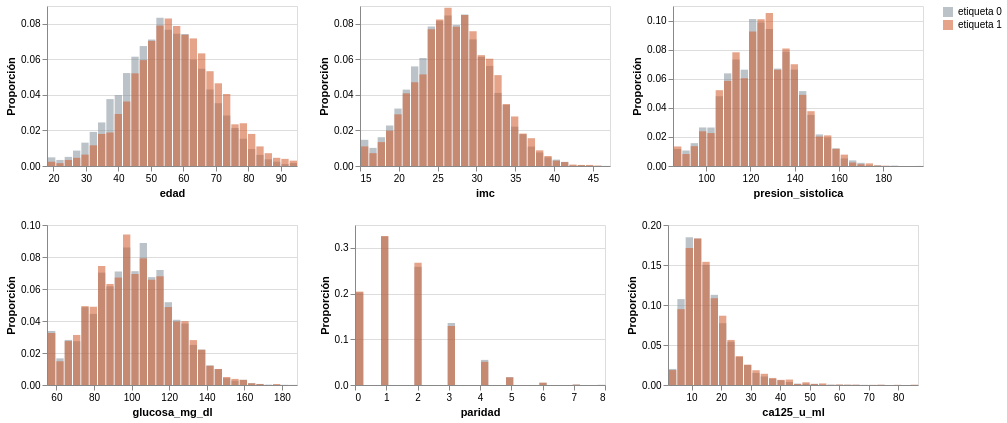

The code cell stored with this chart in its notebook:
### Code cell
def histograma(col, bins=30):
    edges = np.histogram_bin_edges(df[col].dropna(), bins=bins)
    partes = []
    for clase, grupo in df.groupby(TARGET_COLUMN):
        conteo, _ = np.histogram(grupo[col].dropna(), bins=edges)
        partes.append(pd.DataFrame({"desde": edges[:-1], "hasta": edges[1:], "densidad": conteo / conteo.sum(),
                                    "clase": f"etiqueta {int(clase)}"}))
    datos = pd.concat(partes)
    return alt.Chart(datos).mark_bar(opacity=.55).encode(
        x=alt.X("desde:Q", title=col, bin="binned"), x2="hasta:Q",
        y=alt.Y("densidad:Q", title="Proporción", stack=None),
        color=alt.Color("clase:N", scale=alt.Scale(range=["#83939d", "#d0592b"]), title=None),
    ).properties(width=250, height=160)

alt.vconcat(*[alt.hconcat(*[histograma(c) for c in NUMERIC_FEATURES[i:i + 3]]) for i in (0, 3)])

### Figure 1 — Vega-Lite specification as saved in the notebook (floating-point values rounded to 4 significant figures)
{"config": {"view": {"continuousWidth": 300, "continuousHeight": 300}}, "vconcat": [{"hconcat": [{"data": {"name": "data-c2eccd5d7e22f305430f96b1452d1e4f"}, "mark": {"type": "bar", "opacity": 0.55}, "encoding": {"color": {"field": "clase", "scale": {"range": ["#83939d", "#d0592b"]}, "title": null, "type": "nominal"}, "x": {"bin": "binned", "field": "desde", "title": "edad", "type": "quantitative"}, "x2": {"field": "hasta"}, "y": {"field": "densidad", "stack": null, "title": "Proporción", "type": "quantitative"}}, "height": 160, "width": 250}, {"data": {"name": "data-fd7aceaee66852ea07a89d230ca204d2"}, "mark": {"type": "bar", "opacity": 0.55}, "encoding": {"color": {"field": "clase", "scale": {"range": ["#83939d", "#d0592b"]}, "title": null, "type": "nominal"}, "x": {"bin": "binned", "field": "desde", "title": "imc", "type": "quantitative"}, "x2": {"field": "hasta"}, "y": {"field": "densidad", "stack": null, "title": "Proporción", "type": "quantitative"}}, "height": 160, "width": 250}, {"data": {"name": "data-d06039dcea4a4a1e58eb2d19b76238d2"}, "mark": {"type": "bar", "opacity": 0.55}, "encoding": {"color": {"field": "clase", "scale": {"range": ["#83939d", "#d0592b"]}, "title": null, "type": "nominal"}, "x": {"bin": "binned", "field": "desde", "title": "presion_sistolica", "type": "quantitative"}, "x2": {"field": "hasta"}, "y": {"field": "densidad", "stack": null, "title": "Proporción", "type": "quantitative"}}, "height": 160, "width": 250}]}, {"hconcat": [{"data": {"name": "data-25e2028257b678cc25b3a39dc96c053f"}, "mark": {"type": "bar", "opacity": 0.55}, "encoding": {"color": {"field": "clase", "scale": {"range": ["#83939d", "#d0592b"]}, "title": null, "type": "nominal"}, "x": {"bin": "binned", "field": "desde", "title": "glucosa_mg_dl", "type": "quantitative"}, "x2": {"field": "hasta"}, "y": {"field": "densidad", "stack": null, "title": "Proporción", "type": "quantitative"}}, "height": 160, "width": 250}, {"data": {"name": "data-94b1153098d917eb668b7daf77f3ea5f"}, "mark": {"type": "bar", "opacity": 0.55}, "encoding": {"color": {"field": "clase", "scale": {"range": ["#83939d", "#d0592b"]}, "title": null, "type": "nominal"}, "x": {"bin": "binned", "field": "desde", "title": "paridad", "type": "quantitative"}, "x2": {"field": "hasta"}, "y": {"field": "densidad", "stack": null, "title": "Proporción", "type": "quantitative"}}, "height": 160, "width": 250}, {"data": {"name": "data-4c4b492586327852fd47fd9950d8c129"}, "mark": {"type": "bar", "opacity": 0.55}, "encoding": {"color": {"field": "clase", "scale": {"range": ["#83939d", "#d0592b"]}, "title": null, "type": "nominal"}, "x": {"bin": "binned", "field": "desde", "title": "ca125_u_ml", "type": "quantitative"}, "x2": {"field": "hasta"}, "y": {"field": "densidad", "stack": null, "title": "Proporción", "type": "quantitative"}}, "height": 160, "width": 250}]}], "$schema": "https://vega.github.io/schema/vega-lite/v6.4.1.json", "datasets": {"data-c2eccd5d7e22f305430f96b1452d1e4f": [{"desde": 18.0, "hasta": 20.57, "densidad": 0.004863, "clase": "etiqueta 0"}, {"desde": 20.57, "hasta": 23.13, "densidad": 0.003397, "clase": "etiqueta 0"}, {"desde": 23.13, "hasta": 25.7, "densidad": 0.005129, "clase": "etiqueta 0"}, {"desde": 25.7, "hasta": 28.27, "densidad": 0.00866, "clase": "etiqueta 0"}, {"desde": 28.27, "hasta": 30.83, "densidad": 0.01312, "clase": "etiqueta 0"}, {"desde": 30.83, "hasta": 33.4, "densidad": 0.01918, "clase": "etiqueta 0"}, {"desde": 33.4, "hasta": 35.97, "densidad": 0.02451, "clase": "etiqueta 0"}, {"desde": 35.97, "hasta": 38.53, "densidad": 0.03764, "clase": "etiqueta 0"}, {"desde": 38.53, "hasta": 41.1, "densidad": 0.0399, "clase": "etiqueta 0"}, {"desde": 41.1, "hasta": 43.67, "densidad": 0.05229, "clase": "etiqueta 0"}, {"desde": 43.67, "hasta": 46.23, "densidad": 0.06148, "clase": "etiqueta 0"}, {"desde": 46.23, "hasta": 48.8, "densidad": 0.06748, "clase": "etiqueta 0"}, {"desde": 48.8, "hasta": 51.37, "densidad": 0.07114, "clase": "etiqueta 0"}, {"desde": 51.37, "hasta": 53.93, "densidad": 0.08333, "clase": "etiqueta 0"}, {"desde": 53.93, "hasta": 56.5, "densidad": 0.07667, "clase": "etiqueta 0"}, {"desde": 56.5, "hasta": 59.07, "densidad": 0.07441, "clase": "etiqueta 0"}, {"desde": 59.07, "hasta": 61.63, "densidad": 0.07427, "clase": "etiqueta 0"}, {"desde": 61.63, "hasta": 64.2, "densidad": 0.05975, "clase": "etiqueta 0"}, {"desde": 64.2, "hasta": 66.77, "densidad": 0.05469, "clase": "etiqueta 0"}, {"desde": 66.77, "hasta": 69.33, "densidad": 0.04303, "clase": "etiqueta 0"}, {"desde": 69.33, "hasta": 71.9, "densidad": 0.03531, "clase": "etiqueta 0"}, {"desde": 71.9, "hasta": 74.47, "densidad": 0.02838, "clase": "etiqueta 0"}, {"desde": 74.47, "hasta": 77.03, "densidad": 0.02138, "clase": "etiqueta 0"}, {"desde": 77.03, "hasta": 79.6, "densidad": 0.01532, "clase": "etiqueta 0"}, {"desde": 79.6, "hasta": 82.17, "densidad": 0.009526, "clase": "etiqueta 0"}, {"desde": 82.17, "hasta": 84.73, "densidad": 0.006262, "clase": "etiqueta 0"}, {"desde": 84.73, "hasta": 87.3, "densidad": 0.00373, "clase": "etiqueta 0"}, {"desde": 87.3, "hasta": 89.87, "densidad": 0.002398, "clase": "etiqueta 0"}, {"desde": 89.87, "hasta": 92.43, "densidad": 0.001066, "clase": "etiqueta 0"}, {"desde": 92.43, "hasta": 95.0, "densidad": 0.001665, "clase": "etiqueta 0"}, {"desde": 18.0, "hasta": 20.57, "densidad": 0.002406, "clase": "etiqueta 1"}, {"desde": 20.57, "hasta": 23.13, "densidad": 0.001604, "clase": "etiqueta 1"}, {"desde": 23.13, "hasta": 25.7, "densidad": 0.003408, "clase": "etiqueta 1"}, {"desde": 25.7, "hasta": 28.27, "densidad": 0.004611, "clase": "etiqueta 1"}, {"desde": 28.27, "hasta": 30.83, "densidad": 0.006415, "clase": "etiqueta 1"}, {"desde": 30.83, "hasta": 33.4, "densidad": 0.01163, "clase": "etiqueta 1"}, {"desde": 33.4, "hasta": 35.97, "densidad": 0.01804, "clase": "etiqueta 1"}, {"desde": 35.97, "hasta": 38.53, "densidad": 0.01885, "clase": "etiqueta 1"}, {"desde": 38.53, "hasta": 41.1, "densidad": 0.02927, "clase": "etiqueta 1"}, {"desde": 41.1, "hasta": 43.67, "densidad": 0.03629, "clase": "etiqueta 1"}, {"desde": 43.67, "hasta": 46.23, "densidad": 0.05213, "clase": "etiqueta 1"}, {"desde": 46.23, "hasta": 48.8, "densidad": 0.05954, "clase": "etiqueta 1"}, {"desde": 48.8, "hasta": 51.37, "densidad": 0.07037, "clase": "etiqueta 1"}, {"desde": 51.37, "hasta": 53.93, "densidad": 0.07899, "clase": "etiqueta 1"}, {"desde": 53.93, "hasta": 56.5, "densidad": 0.083, "clase": "etiqueta 1"}, {"desde": 56.5, "hasta": 59.07, "densidad": 0.07879, "clase": "etiqueta 1"}, {"desde": 59.07, "hasta": 61.63, "densidad": 0.07378, "clase": "etiqueta 1"}, {"desde": 61.63, "hasta": 64.2, "densidad": 0.07177, "clase": "etiqueta 1"}, {"desde": 64.2, "hasta": 66.77, "densidad": 0.06335, "clase": "etiqueta 1"}, {"desde": 66.77, "hasta": 69.33, "densidad": 0.05333, "clase": "etiqueta 1"}, {"desde": 69.33, "hasta": 71.9, "densidad": 0.04651, "clase": "etiqueta 1"}, {"desde": 71.9, "hasta": 74.47, "densidad": 0.0405, "clase": "etiqueta 1"}, {"desde": 74.47, "hasta": 77.03, "densidad": 0.02346, "clase": "etiqueta 1"}, {"desde": 77.03, "hasta": 79.6, "densidad": 0.02406, "clase": "etiqueta 1"}, {"desde": 79.6, "hasta": 82.17, "densidad": 0.01804, "clase": "etiqueta 1"}, {"desde": 82.17, "hasta": 84.73, "densidad": 0.01103, "clase": "etiqueta 1"}, {"desde": 84.73, "hasta": 87.3, "densidad": 0.007217, "clase": "etiqueta 1"}, {"desde": 87.3, "hasta": 89.87, "densidad": 0.004611, "clase": "etiqueta 1"}, {"desde": 89.87, "hasta": 92.43, "densidad": 0.00401, "clase": "etiqueta 1"}, {"desde": 92.43, "hasta": 95.0, "densidad": 0.003007, "clase": "etiqueta 1"}], "data-fd7aceaee66852ea07a89d230ca204d2": [{"desde": 15.0, "hasta": 16.07, "densidad": 0.01472, "clase": "etiqueta 0"}, {"desde": 16.07, "hasta": 17.15, "densidad": 0.01019, "clase": "etiqueta 0"}, {"desde": 17.15, "hasta": 18.22, "densidad": 0.01619, "clase": "etiqueta 0"}, {"desde": 18.22, "hasta": 19.29, "densidad": 0.02278, "clase": "etiqueta 0"}, {"desde": 19.29, "hasta": 20.37, "densidad": 0.03231, "clase": "etiqueta 0"}, {"desde": 20.37, "hasta": 21.44, "densidad": 0.04297, "clase": "etiqueta 0"}, {"desde": 21.44, "hasta": 22.51, "densidad": 0.05602, "clase": "etiqueta 0"}, {"desde": 22.51, "hasta": 23.59, "densidad": 0.06075, "clase": "etiqueta 0"}, {"desde": 23.59, "hasta": 24.66, "densidad": 0.07854, "clase": "etiqueta 0"}, {"desde": 24.66, "hasta": 25.73, "densidad": 0.08167, "clase": "etiqueta 0"}, {"desde": 25.73, "hasta": 26.81, "densidad": 0.0846, "clase": "etiqueta 0"}, {"desde": 26.81, "hasta": 27.88, "densidad": 0.07934, "clase": "etiqueta 0"}, {"desde": 27.88, "hasta": 28.95, "densidad": 0.0852, "clase": "etiqueta 0"}, {"desde": 28.95, "hasta": 30.03, "densidad": 0.07121, "clase": "etiqueta 0"}, {"desde": 30.03, "hasta": 31.1, "densidad": 0.06142, "clase": "etiqueta 0"}, {"desde": 31.1, "hasta": 32.17, "densidad": 0.05629, "clase": "etiqueta 0"}, {"desde": 32.17, "hasta": 33.25, "densidad": 0.0411, "clase": "etiqueta 0"}, {"desde": 33.25, "hasta": 34.32, "densidad": 0.03431, "clase": "etiqueta 0"}, {"desde": 34.32, "hasta": 35.39, "densidad": 0.02212, "clase": "etiqueta 0"}, {"desde": 35.39, "hasta": 36.47, "densidad": 0.01792, "clase": "etiqueta 0"}, {"desde": 36.47, "hasta": 37.54, "densidad": 0.01092, "clase": "etiqueta 0"}, {"desde": 37.54, "hasta": 38.61, "densidad": 0.007594, "clase": "etiqueta 0"}, {"desde": 38.61, "hasta": 39.69, "densidad": 0.004863, "clase": "etiqueta 0"}, {"desde": 39.69, "hasta": 40.76, "densidad": 0.003597, "clase": "etiqueta 0"}, {"desde": 40.76, "hasta": 41.83, "densidad": 0.002331, "clase": "etiqueta 0"}, {"desde": 41.83, "hasta": 42.91, "densidad": 0.0002665, "clase": "etiqueta 0"}, {"desde": 42.91, "hasta": 43.98, "densidad": 0.0003997, "clase": "etiqueta 0"}, {"desde": 43.98, "hasta": 45.05, "densidad": 0.0001998, "clase": "etiqueta 0"}, {"desde": 45.05, "hasta": 46.13, "densidad": 0.0001332, "clase": "etiqueta 0"}, {"desde": 46.13, "hasta": 47.2, "densidad": 6.661e-05, "clase": "etiqueta 0"}, {"desde": 15.0, "hasta": 16.07, "densidad": 0.01103, "clase": "etiqueta 1"}, {"desde": 16.07, "hasta": 17.15, "densidad": 0.007217, "clase": "etiqueta 1"}, {"desde": 17.15, "hasta": 18.22, "densidad": 0.01343, "clase": "etiqueta 1"}, {"desde": 18.22, "hasta": 19.29, "densidad": 0.01985, "clase": "etiqueta 1"}, {"desde": 19.29, "hasta": 20.37, "densidad": 0.02907, "clase": "etiqueta 1"}, {"desde": 20.37, "hasta": 21.44, "densidad": 0.0409, "clase": "etiqueta 1"}, {"desde": 21.44, "hasta": 22.51, "densidad": 0.04711, "clase": "etiqueta 1"}, {"desde": 22.51, "hasta": 23.59, "densidad": 0.05152, "clase": "etiqueta 1"}, {"desde": 23.59, "hasta": 24.66, "densidad": 0.07698, "clase": "etiqueta 1"}, {"desde": 24.66, "hasta": 25.73, "densidad": 0.0824, "clase": "etiqueta 1"}, {"desde": 25.73, "hasta": 26.81, "densidad": 0.08901, "clase": "etiqueta 1"}, {"desde": 26.81, "hasta": 27.88, "densidad": 0.07839, "clase": "etiqueta 1"}, {"desde": 27.88, "hasta": 28.95, "densidad": 0.085, "clase": "etiqueta 1"}, {"desde": 28.95, "hasta": 30.03, "densidad": 0.07578, "clase": "etiqueta 1"}, {"desde": 30.03, "hasta": 31.1, "densidad": 0.06235, "clase": "etiqueta 1"}, {"desde": 31.1, "hasta": 32.17, "densidad": 0.06034, "clase": "etiqueta 1"}, {"desde": 32.17, "hasta": 33.25, "densidad": 0.05112, "clase": "etiqueta 1"}, {"desde": 33.25, "hasta": 34.32, "densidad": 0.03488, "clase": "etiqueta 1"}, {"desde": 34.32, "hasta": 35.39, "densidad": 0.02787, "clase": "etiqueta 1"}, {"desde": 35.39, "hasta": 36.47, "densidad": 0.01824, "clase": "etiqueta 1"}, {"desde": 36.47, "hasta": 37.54, "densidad": 0.01564, "clase": "etiqueta 1"}, {"desde": 37.54, "hasta": 38.61, "densidad": 0.008821, "clase": "etiqueta 1"}, {"desde": 38.61, "hasta": 39.69, "densidad": 0.005613, "clase": "etiqueta 1"}, {"desde": 39.69, "hasta": 40.76, "densidad": 0.003007, "clase": "etiqueta 1"}, {"desde": 40.76, "hasta": 41.83, "densidad": 0.002205, "clase": "etiqueta 1"}, {"desde": 41.83, "hasta": 42.91, "densidad": 0.0008019, "clase": "etiqueta 1"}, {"desde": 42.91, "hasta": 43.98, "densidad": 0.0006014, "clase": "etiqueta 1"}, {"desde": 43.98, "hasta": 45.05, "densidad": 0.0006014, "clase": "etiqueta 1"}, {"desde": 45.05, "hasta": 46.13, "densidad": 0.0002005, "clase": "etiqueta 1"}, {"desde": 46.13, "hasta": 47.2, "densidad": 0.0, "clase": "etiqueta 1"}], "data-d06039dcea4a4a1e58eb2d19b76238d2": [{"desde": 85.0, "hasta": 88.77, "densidad": 0.01166, "clase": "etiqueta 0"}, {"desde": 88.77, "hasta": 92.53, "densidad": 0.01066, "clase": "etiqueta 0"}, {"desde": 92.53, "hasta": 96.3, "densidad": 0.01572, "clase": "etiqueta 0"}, {"desde": 96.3, "hasta": 100.1, "densidad": 0.02651, "clase": "etiqueta 0"}, {"desde": 100.1, "hasta": 103.8, "densidad": 0.02645, "clase": "etiqueta 0"}, {"desde": 103.8, "hasta": 107.6, "densidad": 0.04796, "clase": "etiqueta 0"}, {"desde": 107.6, "hasta": 111.4, "densidad": 0.06368, "clase": "etiqueta 0"}, {"desde": 111.4, "hasta": 115.1, "densidad": 0.07321, "clase": "etiqueta 0"}, {"desde": 115.1, "hasta": 118.9, "densidad": 0.06621, "clase": "etiqueta 0"}, {"desde": 118.9, "hasta": 122.7, "densidad": 0.101, "clase": "etiqueta 0"}, {"desde": 122.7, "hasta": 126.4, "densidad": 0.09859, "clase": "etiqueta 0"}, {"desde": 126.4, "hasta": 130.2, "densidad": 0.09426, "clase": "etiqueta 0"}, {"desde": 130.2, "hasta": 134.0, "densidad": 0.06695, "clase": "etiqueta 0"}, {"desde": 134.0, "hasta": 137.7, "densidad": 0.07854, "clase": "etiqueta 0"}, {"desde": 137.7, "hasta": 141.5, "densidad": 0.06628, "clase": "etiqueta 0"}, {"desde": 141.5, "hasta": 145.3, "densidad": 0.05149, "clase": "etiqueta 0"}, {"desde": 145.3, "hasta": 149.0, "densidad": 0.03511, "clase": "etiqueta 0"}, {"desde": 149.0, "hasta": 152.8, "densidad": 0.02172, "clase": "etiqueta 0"}, {"desde": 152.8, "hasta": 156.6, "densidad": 0.01945, "clase": "etiqueta 0"}, {"desde": 156.6, "hasta": 160.3, "densidad": 0.01212, "clase": "etiqueta 0"}, {"desde": 160.3, "hasta": 164.1, "densidad": 0.005196, "clase": "etiqueta 0"}, {"desde": 164.1, "hasta": 167.9, "densidad": 0.003864, "clase": "etiqueta 0"}, {"desde": 167.9, "hasta": 171.6, "densidad": 0.002198, "clase": "etiqueta 0"}, {"desde": 171.6, "hasta": 175.4, "densidad": 0.0003997, "clase": "etiqueta 0"}, {"desde": 175.4, "hasta": 179.2, "densidad": 0.0003997, "clase": "etiqueta 0"}, {"desde": 179.2, "hasta": 182.9, "densidad": 6.661e-05, "clase": "etiqueta 0"}, {"desde": 182.9, "hasta": 186.7, "densidad": 0.0002665, "clase": "etiqueta 0"}, {"desde": 186.7, "hasta": 190.5, "densidad": 0.0, "clase": "etiqueta 0"}, {"desde": 190.5, "hasta": 194.2, "densidad": 0.0, "clase": "etiqueta 0"}, {"desde": 194.2, "hasta": 198.0, "densidad": 6.661e-05, "clase": "etiqueta 0"}, {"desde": 85.0, "hasta": 88.77, "densidad": 0.01343, "clase": "etiqueta 1"}, {"desde": 88.77, "hasta": 92.53, "densidad": 0.00822, "clase": "etiqueta 1"}, {"desde": 92.53, "hasta": 96.3, "densidad": 0.01363, "clase": "etiqueta 1"}, {"desde": 96.3, "hasta": 100.1, "densidad": 0.02386, "clase": "etiqueta 1"}, {"desde": 100.1, "hasta": 103.8, "densidad": 0.02265, "clase": "etiqueta 1"}, {"desde": 103.8, "hasta": 107.6, "densidad": 0.05213, "clase": "etiqueta 1"}, {"desde": 107.6, "hasta": 111.4, "densidad": 0.05854, "clase": "etiqueta 1"}, {"desde": 111.4, "hasta": 115.1, "densidad": 0.07819, "clase": "etiqueta 1"}, {"desde": 115.1, "hasta": 118.9, "densidad": 0.06034, "clase": "etiqueta 1"}, {"desde": 118.9, "hasta": 122.7, "densidad": 0.09242, "clase": "etiqueta 1"}, {"desde": 122.7, "hasta": 126.4, "densidad": 0.1008, "clase": "etiqueta 1"}, {"desde": 126.4, "hasta": 130.2, "densidad": 0.1053, "clase": "etiqueta 1"}, {"desde": 130.2, "hasta": 134.0, "densidad": 0.06616, "clase": "etiqueta 1"}, {"desde": 134.0, "hasta": 137.7, "densidad": 0.08079, "clase": "etiqueta 1"}, {"desde": 137.7, "hasta": 141.5, "densidad": 0.06997, "clase": "etiqueta 1"}, {"desde": 141.5, "hasta": 145.3, "densidad": 0.04892, "clase": "etiqueta 1"}, {"desde": 145.3, "hasta": 149.0, "densidad": 0.03769, "clase": "etiqueta 1"}, {"desde": 149.0, "hasta": 152.8, "densidad": 0.02025, "clase": "etiqueta 1"}, {"desde": 152.8, "hasta": 156.6, "densidad": 0.02105, "clase": "etiqueta 1"}, {"desde": 156.6, "hasta": 160.3, "densidad": 0.01183, "clase": "etiqueta 1"}, {"desde": 160.3, "hasta": 164.1, "densidad": 0.007819, "clase": "etiqueta 1"}, {"desde": 164.1, "hasta": 167.9, "densidad": 0.002406, "clase": "etiqueta 1"}, {"desde": 167.9, "hasta": 171.6, "densidad": 0.001203, "clase": "etiqueta 1"}, {"desde": 171.6, "hasta": 175.4, "densidad": 0.001804, "clase": "etiqueta 1"}, {"desde": 175.4, "hasta": 179.2, "densidad": 0.000401, "clase": "etiqueta 1"}, {"desde": 179.2, "hasta": 182.9, "densidad": 0.0002005, "clase": "etiqueta 1"}, {"desde": 182.9, "hasta": 186.7, "densidad": 0.0, "clase": "etiqueta 1"}, {"desde": 186.7, "hasta": 190.5, "densidad": 0.0, "clase": "etiqueta 1"}, {"desde": 190.5, "hasta": 194.2, "densidad": 0.0, "clase": "etiqueta 1"}, {"desde": 194.2, "hasta": 198.0, "densidad": 0.0, "clase": "etiqueta 1"}], "data-25e2028257b678cc25b3a39dc96c053f": [{"desde": 55.0, "hasta": 59.43, "densidad": 0.03377, "clase": "etiqueta 0"}, {"desde": 59.43, "hasta": 63.87, "densidad": 0.01665, "clase": "etiqueta 0"}, {"desde": 63.87, "hasta": 68.3, "densidad": 0.02818, "clase": "etiqueta 0"}, {"desde": 68.3, "hasta": 72.73, "densidad": 0.02738, "clase": "etiqueta 0"}, {"desde": 72.73, "hasta": 77.17, "densidad": 0.04863, "clase": "etiqueta 0"}, {"desde": 77.17, "hasta": 81.6, "densidad": 0.04443, "clase": "etiqueta 0"}, {"desde": 81.6, "hasta": 86.03, "densidad": 0.07021, "clase": "etiqueta 0"}, {"desde": 86.03, "hasta": 90.47, "densidad": 0.06168, "clase": "etiqueta 0"}, {"desde": 90.47, "hasta": 94.9, "densidad": 0.07094, "clase": "etiqueta 0"}, {"desde": 94.9, "hasta": 99.33, "densidad": 0.08593, "clase": "etiqueta 0"}, {"desde": 99.33, "hasta": 103.8, "densidad": 0.07114, "clase": "etiqueta 0"}, {"desde": 103.8, "hasta": 108.2, "densidad": 0.08873, "clase": "etiqueta 0"}, {"desde": 108.2, "hasta": 112.6, "densidad": 0.06741, "clase": "etiqueta 0"}, {"desde": 112.6, "hasta": 117.1, "densidad": 0.07188, "clase": "etiqueta 0"}, {"desde": 117.1, "hasta": 121.5, "densidad": 0.05176, "clase": "etiqueta 0"}, {"desde": 121.5, "hasta": 125.9, "densidad": 0.04077, "clase": "etiqueta 0"}, {"desde": 125.9, "hasta": 130.4, "densidad": 0.03837, "clase": "etiqueta 0"}, {"desde": 130.4, "hasta": 134.8, "densidad": 0.02505, "clase": "etiqueta 0"}, {"desde": 134.8, "hasta": 139.2, "densidad": 0.02212, "clase": "etiqueta 0"}, {"desde": 139.2, "hasta": 143.7, "densidad": 0.01226, "clase": "etiqueta 0"}, {"desde": 143.7, "hasta": 148.1, "densidad": 0.009925, "clase": "etiqueta 0"}, {"desde": 148.1, "hasta": 152.5, "densidad": 0.004263, "clase": "etiqueta 0"}, {"desde": 152.5, "hasta": 157.0, "densidad": 0.002665, "clase": "etiqueta 0"}, {"desde": 157.0, "hasta": 161.4, "densidad": 0.003264, "clase": "etiqueta 0"}, {"desde": 161.4, "hasta": 165.8, "densidad": 0.001266, "clase": "etiqueta 0"}, {"desde": 165.8, "hasta": 170.3, "densidad": 0.0006661, "clase": "etiqueta 0"}, {"desde": 170.3, "hasta": 174.7, "densidad": 0.0002665, "clase": "etiqueta 0"}, {"desde": 174.7, "hasta": 179.1, "densidad": 0.0001998, "clase": "etiqueta 0"}, {"desde": 179.1, "hasta": 183.6, "densidad": 0.0001332, "clase": "etiqueta 0"}, {"desde": 183.6, "hasta": 188.0, "densidad": 6.661e-05, "clase": "etiqueta 0"}, {"desde": 55.0, "hasta": 59.43, "densidad": 0.03248, "clase": "etiqueta 1"}, {"desde": 59.43, "hasta": 63.87, "densidad": 0.01484, "clase": "etiqueta 1"}, {"desde": 63.87, "hasta": 68.3, "densidad": 0.02747, "clase": "etiqueta 1"}, {"desde": 68.3, "hasta": 72.73, "densidad": 0.03128, "clase": "etiqueta 1"}, {"desde": 72.73, "hasta": 77.17, "densidad": 0.04932, "clase": "etiqueta 1"}, {"desde": 77.17, "hasta": 81.6, "densidad": 0.04892, "clase": "etiqueta 1"}, {"desde": 81.6, "hasta": 86.03, "densidad": 0.07438, "clase": "etiqueta 1"}, {"desde": 86.03, "hasta": 90.47, "densidad": 0.06315, "clase": "etiqueta 1"}, {"desde": 90.47, "hasta": 94.9, "densidad": 0.06716, "clase": "etiqueta 1"}, {"desde": 94.9, "hasta": 99.33, "densidad": 0.09403, "clase": "etiqueta 1"}, {"desde": 99.33, "hasta": 103.8, "densidad": 0.06937, "clase": "etiqueta 1"}, {"desde": 103.8, "hasta": 108.2, "densidad": 0.07919, "clase": "etiqueta 1"}, {"desde": 108.2, "hasta": 112.6, "densidad": 0.06576, "clase": "etiqueta 1"}, {"desde": 112.6, "hasta": 117.1, "densidad": 0.06796, "clase": "etiqueta 1"}, {"desde": 117.1, "hasta": 121.5, "densidad": 0.04872, "clase": "etiqueta 1"}, {"desde": 121.5, "hasta": 125.9, "densidad": 0.0397, "clase": "etiqueta 1"}, {"desde": 125.9, "hasta": 130.4, "densidad": 0.0399, "clase": "etiqueta 1"}, {"desde": 130.4, "hasta": 134.8, "densidad": 0.02807, "clase": "etiqueta 1"}, {"desde": 134.8, "hasta": 139.2, "densidad": 0.02205, "clase": "etiqueta 1"}, {"desde": 139.2, "hasta": 143.7, "densidad": 0.01203, "clase": "etiqueta 1"}, {"desde": 143.7, "hasta": 148.1, "densidad": 0.01002, "clase": "etiqueta 1"}, {"desde": 148.1, "hasta": 152.5, "densidad": 0.005012, "clase": "etiqueta 1"}, {"desde": 152.5, "hasta": 157.0, "densidad": 0.003809, "clase": "etiqueta 1"}, {"desde": 157.0, "hasta": 161.4, "densidad": 0.003208, "clase": "etiqueta 1"}, {"desde": 161.4, "hasta": 165.8, "densidad": 0.001002, "clase": "etiqueta 1"}, {"desde": 165.8, "hasta": 170.3, "densidad": 0.0006014, "clase": "etiqueta 1"}, {"desde": 170.3, "hasta": 174.7, "densidad": 0.0, "clase": "etiqueta 1"}, {"desde": 174.7, "hasta": 179.1, "densidad": 0.0006014, "clase": "etiqueta 1"}, {"desde": 179.1, "hasta": 183.6, "densidad": 0.0, "clase": "etiqueta 1"}, {"desde": 183.6, "hasta": 188.0, "densidad": 0.0, "clase": "etiqueta 1"}], "data-94b1153098d917eb668b7daf77f3ea5f": [{"desde": 0.0, "hasta": 0.2667, "densidad": 0.2024, "clase": "etiqueta 0"}, {"desde": 0.2667, "hasta": 0.5333, "densidad": 0.0, "clase": "etiqueta 0"}, {"desde": 0.5333, "hasta": 0.8, "densidad": 0.0, "clase": "etiqueta 0"}, {"desde": 0.8, "hasta": 1.067, "densidad": 0.3247, "clase": "etiqueta 0"}, {"desde": 1.067, "hasta": 1.333, "densidad": 0.0, "clase": "etiqueta 0"}, {"desde": 1.333, "hasta": 1.6, "densidad": 0.0, "clase": "etiqueta 0"}, {"desde": 1.6, "hasta": 1.867, "densidad": 0.0, "clase": "etiqueta 0"}, {"desde": 1.867, "hasta": 2.133, "densidad": 0.2585, "clase": "etiqueta 0"}, {"desde": 2.133, "hasta": 2.4, "densidad": 0.0, "clase": "etiqueta 0"}, {"desde": 2.4, "hasta": 2.667, "densidad": 0.0, "clase": "etiqueta 0"}, {"desde": 2.667, "hasta": 2.933, "densidad": 0.0, "clase": "etiqueta 0"}, {"desde": 2.933, "hasta": 3.2, "densidad": 0.1357, "clase": "etiqueta 0"}, {"desde": 3.2, "hasta": 3.467, "densidad": 0.0, "clase": "etiqueta 0"}, {"desde": 3.467, "hasta": 3.733, "densidad": 0.0, "clase": "etiqueta 0"}, {"desde": 3.733, "hasta": 4.0, "densidad": 0.0, "clase": "etiqueta 0"}, {"desde": 4.0, "hasta": 4.267, "densidad": 0.05496, "clase": "etiqueta 0"}, {"desde": 4.267, "hasta": 4.533, "densidad": 0.0, "clase": "etiqueta 0"}, {"desde": 4.533, "hasta": 4.8, "densidad": 0.0, "clase": "etiqueta 0"}, {"desde": 4.8, "hasta": 5.067, "densidad": 0.01739, "clase": "etiqueta 0"}, {"desde": 5.067, "hasta": 5.333, "densidad": 0.0, "clase": "etiqueta 0"}, {"desde": 5.333, "hasta": 5.6, "densidad": 0.0, "clase": "etiqueta 0"}, {"desde": 5.6, "hasta": 5.867, "densidad": 0.0, "clase": "etiqueta 0"}, {"desde": 5.867, "hasta": 6.133, "densidad": 0.004929, "clase": "etiqueta 0"}, {"desde": 6.133, "hasta": 6.4, "densidad": 0.0, "clase": "etiqueta 0"}, {"desde": 6.4, "hasta": 6.667, "densidad": 0.0, "clase": "etiqueta 0"}, {"desde": 6.667, "hasta": 6.933, "densidad": 0.0, "clase": "etiqueta 0"}, {"desde": 6.933, "hasta": 7.2, "densidad": 0.0009992, "clase": "etiqueta 0"}, {"desde": 7.2, "hasta": 7.467, "densidad": 0.0, "clase": "etiqueta 0"}, {"desde": 7.467, "hasta": 7.733, "densidad": 0.0, "clase": "etiqueta 0"}, {"desde": 7.733, "hasta": 8.0, "densidad": 0.0004663, "clase": "etiqueta 0"}, {"desde": 0.0, "hasta": 0.2667, "densidad": 0.2043, "clase": "etiqueta 1"}, {"desde": 0.2667, "hasta": 0.5333, "densidad": 0.0, "clase": "etiqueta 1"}, {"desde": 0.5333, "hasta": 0.8, "densidad": 0.0, "clase": "etiqueta 1"}, {"desde": 0.8, "hasta": 1.067, "densidad": 0.3258, "clase": "etiqueta 1"}, {"desde": 1.067, "hasta": 1.333, "densidad": 0.0, "clase": "etiqueta 1"}, {"desde": 1.333, "hasta": 1.6, "densidad": 0.0, "clase": "etiqueta 1"}, {"desde": 1.6, "hasta": 1.867, "densidad": 0.0, "clase": "etiqueta 1"}, {"desde": 1.867, "hasta": 2.133, "densidad": 0.2674, "clase": "etiqueta 1"}, {"desde": 2.133, "hasta": 2.4, "densidad": 0.0, "clase": "etiqueta 1"}, {"desde": 2.4, "hasta": 2.667, "densidad": 0.0, "clase": "etiqueta 1"}, {"desde": 2.667, "hasta": 2.933, "densidad": 0.0, "clase": "etiqueta 1"}, {"desde": 2.933, "hasta": 3.2, "densidad": 0.1291, "clase": "etiqueta 1"}, {"desde": 3.2, "hasta": 3.467, "densidad": 0.0, "clase": "etiqueta 1"}, {"desde": 3.467, "hasta": 3.733, "densidad": 0.0, "clase": "etiqueta 1"}, {"desde": 3.733, "hasta": 4.0, "densidad": 0.0, "clase": "etiqueta 1"}, {"desde": 4.0, "hasta": 4.267, "densidad": 0.05072, "clase": "etiqueta 1"}, {"desde": 4.267, "hasta": 4.533, "densidad": 0.0, "clase": "etiqueta 1"}, {"desde": 4.533, "hasta": 4.8, "densidad": 0.0, "clase": "etiqueta 1"}, {"desde": 4.8, "hasta": 5.067, "densidad": 0.01664, "clase": "etiqueta 1"}, {"desde": 5.067, "hasta": 5.333, "densidad": 0.0, "clase": "etiqueta 1"}, {"desde": 5.333, "hasta": 5.6, "densidad": 0.0, "clase": "etiqueta 1"}, {"desde": 5.6, "hasta": 5.867, "densidad": 0.0, "clase": "etiqueta 1"}, {"desde": 5.867, "hasta": 6.133, "densidad": 0.005012, "clase": "etiqueta 1"}, {"desde": 6.133, "hasta": 6.4, "densidad": 0.0, "clase": "etiqueta 1"}, {"desde": 6.4, "hasta": 6.667, "densidad": 0.0, "clase": "etiqueta 1"}, {"desde": 6.667, "hasta": 6.933, "densidad": 0.0, "clase": "etiqueta 1"}, {"desde": 6.933, "hasta": 7.2, "densidad": 0.001002, "clase": "etiqueta 1"}, {"desde": 7.2, "hasta": 7.467, "densidad": 0.0, "clase": "etiqueta 1"}, {"desde": 7.467, "hasta": 7.733, "densidad": 0.0, "clase": "etiqueta 1"}, {"desde": 7.733, "hasta": 8.0, "densidad": 0.0, "clase": "etiqueta 1"}], "data-4c4b492586327852fd47fd9950d8c129": [{"desde": 2.0, "hasta": 4.824, "densidad": 0.02005, "clase": "etiqueta 0"}, {"desde": 4.824, "hasta": 7.649, "densidad": 0.1074, "clase": "etiqueta 0"}, {"desde": 7.649, "hasta": 10.47, "densidad": 0.1848, "clase": "etiqueta 0"}, {"desde": 10.47, "hasta": 13.3, "densidad": 0.1833, "clase": "etiqueta 0"}, {"desde": 13.3, "hasta": 16.12, "densidad": 0.1501, "clase": "etiqueta 0"}, {"desde": 16.12, "hasta": 18.95, "densidad": 0.1127, "clase": "etiqueta 0"}, {"desde": 18.95, "hasta": 21.77, "densidad": 0.0772, "clase": "etiqueta 0"}, {"desde": 21.77, "hasta": 24.59, "densidad": 0.05409, "clase": "etiqueta 0"}, {"desde": 24.59, "hasta": 27.42, "densidad": 0.03517, "clase": "etiqueta 0"}, {"desde": 27.42, "hasta": 30.24, "densidad": 0.02505, "clase": "etiqueta 0"}, {"desde": 30.24, "hasta": 33.07, "densidad": 0.01499, "clase": "etiqueta 0"}, {"desde": 33.07, "hasta": 35.89, "densidad": 0.01066, "clase": "etiqueta 0"}, {"desde": 35.89, "hasta": 38.72, "densidad": 0.007727, "clase": "etiqueta 0"}, {"desde": 38.72, "hasta": 41.54, "densidad": 0.005862, "clase": "etiqueta 0"}, {"desde": 41.54, "hasta": 44.37, "densidad": 0.00373, "clase": "etiqueta 0"}, {"desde": 44.37, "hasta": 47.19, "densidad": 0.001799, "clase": "etiqueta 0"}, {"desde": 47.19, "hasta": 50.01, "densidad": 0.001665, "clase": "etiqueta 0"}, {"desde": 50.01, "hasta": 52.84, "densidad": 0.001399, "clase": "etiqueta 0"}, {"desde": 52.84, "hasta": 55.66, "densidad": 0.0004663, "clase": "etiqueta 0"}, {"desde": 55.66, "hasta": 58.49, "densidad": 0.0004663, "clase": "etiqueta 0"}, {"desde": 58.49, "hasta": 61.31, "densidad": 0.0003997, "clase": "etiqueta 0"}, {"desde": 61.31, "hasta": 64.14, "densidad": 0.0003331, "clase": "etiqueta 0"}, {"desde": 64.14, "hasta": 66.96, "densidad": 0.0002665, "clase": "etiqueta 0"}, {"desde": 66.96, "hasta": 69.78, "densidad": 0.0001998, "clase": "etiqueta 0"}, {"desde": 69.78, "hasta": 72.61, "densidad": 0.0, "clase": "etiqueta 0"}, {"desde": 72.61, "hasta": 75.43, "densidad": 0.0001332, "clase": "etiqueta 0"}, {"desde": 75.43, "hasta": 78.26, "densidad": 0.0, "clase": "etiqueta 0"}, {"desde": 78.26, "hasta": 81.08, "densidad": 6.661e-05, "clase": "etiqueta 0"}, {"desde": 81.08, "hasta": 83.91, "densidad": 0.0, "clase": "etiqueta 0"}, {"desde": 83.91, "hasta": 86.73, "densidad": 0.0, "clase": "etiqueta 0"}, {"desde": 2.0, "hasta": 4.824, "densidad": 0.01864, "clase": "etiqueta 1"}, {"desde": 4.824, "hasta": 7.649, "densidad": 0.09483, "clase": "etiqueta 1"}, {"desde": 7.649, "hasta": 10.47, "densidad": 0.1712, "clase": "etiqueta 1"}, {"desde": 10.47, "hasta": 13.3, "densidad": 0.183, "clase": "etiqueta 1"}, {"desde": 13.3, "hasta": 16.12, "densidad": 0.154, "clase": "etiqueta 1"}, {"desde": 16.12, "hasta": 18.95, "densidad": 0.1085, "clase": "etiqueta 1"}, {"desde": 18.95, "hasta": 21.77, "densidad": 0.08661, "clase": "etiqueta 1"}, {"desde": 21.77, "hasta": 24.59, "densidad": 0.05634, "clase": "etiqueta 1"}, {"desde": 24.59, "hasta": 27.42, "densidad": 0.03609, "clase": "etiqueta 1"}, {"desde": 27.42, "hasta": 30.24, "densidad": 0.02546, "clase": "etiqueta 1"}, {"desde": 30.24, "hasta": 33.07, "densidad": 0.01844, "clase": "etiqueta 1"}, {"desde": 33.07, "hasta": 35.89, "densidad": 0.01403, "clase": "etiqueta 1"}, {"desde": 35.89, "hasta": 38.72, "densidad": 0.008821, "clase": "etiqueta 1"}, {"desde": 38.72, "hasta": 41.54, "densidad": 0.006415, "clase": "etiqueta 1"}, {"desde": 41.54, "hasta": 44.37, "densidad": 0.006816, "clase": "etiqueta 1"}, {"desde": 44.37, "hasta": 47.19, "densidad": 0.001203, "clase": "etiqueta 1"}, {"desde": 47.19, "hasta": 50.01, "densidad": 0.003408, "clase": "etiqueta 1"}, {"desde": 50.01, "hasta": 52.84, "densidad": 0.001403, "clase": "etiqueta 1"}, {"desde": 52.84, "hasta": 55.66, "densidad": 0.002005, "clase": "etiqueta 1"}, {"desde": 55.66, "hasta": 58.49, "densidad": 0.0002005, "clase": "etiqueta 1"}, {"desde": 58.49, "hasta": 61.31, "densidad": 0.0006014, "clase": "etiqueta 1"}, {"desde": 61.31, "hasta": 64.14, "densidad": 0.000401, "clase": "etiqueta 1"}, {"desde": 64.14, "hasta": 66.96, "densidad": 0.000401, "clase": "etiqueta 1"}, {"desde": 66.96, "hasta": 69.78, "densidad": 0.0, "clase": "etiqueta 1"}, {"desde": 69.78, "hasta": 72.61, "densidad": 0.0002005, "clase": "etiqueta 1"}, {"desde": 72.61, "hasta": 75.43, "densidad": 0.000401, "clase": "etiqueta 1"}, {"desde": 75.43, "hasta": 78.26, "densidad": 0.0, "clase": "etiqueta 1"}, {"desde": 78.26, "hasta": 81.08, "densidad": 0.0002005, "clase": "etiqueta 1"}, {"desde": 81.08, "hasta": 83.91, "densidad": 0.0, "clase": "etiqueta 1"}, {"desde": 83.91, "hasta": 86.73, "densidad": 0.000401, "clase": "etiqueta 1"}]}}
